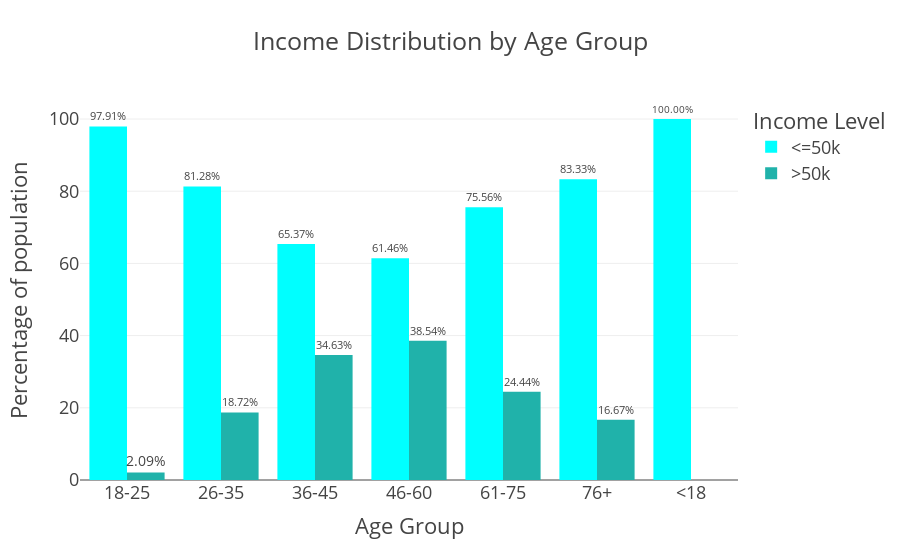

Here is the notebook cell this chart was saved with:
### Code cell
fig=px.bar(adult_df_income_age,
           x='age_group',
           y='percentage',
           color='income',
           title='Income Distribution by Age Group',
           color_discrete_sequence=["cyan","LightSeaGreen"],
           barmode='group',
           text='percentage'
           
              
)
fig.update_layout(template="presentation",
                 xaxis_title='Age Group',
                  yaxis_title='Percentage of population',
                  legend_title=dict(text='Income Level'),
                 paper_bgcolor="rgba(0,0,0,0)",plot_bgcolor=("rgba(0,0,0,0)"))
fig.update_traces(texttemplate='%{text:.2f}%',textposition='outside') 
fig.show()
fig.write_image(os.path.join(results_dir,'income_distribution-AgeGroup-bar_chart.jpg'))
fig.write_image(os.path.join(results_dir,'income_distribution-AgeGroup_bar_chart.png'))
fig.write_html(os.path.join(results_dir,'income_distribution-AgeGroup_bar_chart.html'))

### Figure 1 — Plotly figure (JSON) as saved in the notebook; plotly's stock layout.template omitted (floating-point values rounded to 4 significant figures)
{"data": [{"alignmentgroup": "True", "hovertemplate": "income=<=50k<br>age_group=%{x}<br>percentage=%{text}<extra></extra>", "legendgroup": "<=50k", "marker": {"color": "cyan", "pattern": {"shape": ""}}, "name": "<=50k", "offsetgroup": "<=50k", "orientation": "v", "showlegend": true, "text": [97.91, 81.28, 65.37, 61.46, 75.56, 83.33, 100.0], "textposition": "outside", "texttemplate": "%{text:.2f}%", "type": "bar", "x": ["18-25", "26-35", "36-45", "46-60", "61-75", "76+", "<18"], "xaxis": "x", "y": [97.91, 81.28, 65.37, 61.46, 75.56, 83.33, 100.0], "yaxis": "y"}, {"alignmentgroup": "True", "hovertemplate": "income=>50k<br>age_group=%{x}<br>percentage=%{text}<extra></extra>", "legendgroup": ">50k", "marker": {"color": "LightSeaGreen", "pattern": {"shape": ""}}, "name": ">50k", "offsetgroup": ">50k", "orientation": "v", "showlegend": true, "text": [2.093, 18.72, 34.63, 38.54, 24.44, 16.67], "textposition": "outside", "texttemplate": "%{text:.2f}%", "type": "bar", "x": ["18-25", "26-35", "36-45", "46-60", "61-75", "76+"], "xaxis": "x", "y": [2.093, 18.72, 34.63, 38.54, 24.44, 16.67], "yaxis": "y"}], "layout": {"autosize": true, "barmode": "group", "legend": {"title": {"text": "Income Level"}, "tracegroupgap": 0}, "paper_bgcolor": "rgba(0, 0, 0, 0)", "plot_bgcolor": "rgba(0, 0, 0, 0)", "title": {"text": "Income Distribution by Age Group"}, "xaxis": {"anchor": "y", "autorange": true, "domain": [0, 1], "range": [-0.5, 6.5], "title": {"text": "Age Group"}, "type": "category"}, "yaxis": {"anchor": "x", "autorange": true, "domain": [0, 1], "range": [0, 105.3], "title": {"text": "Percentage of population"}, "type": "linear"}}}
